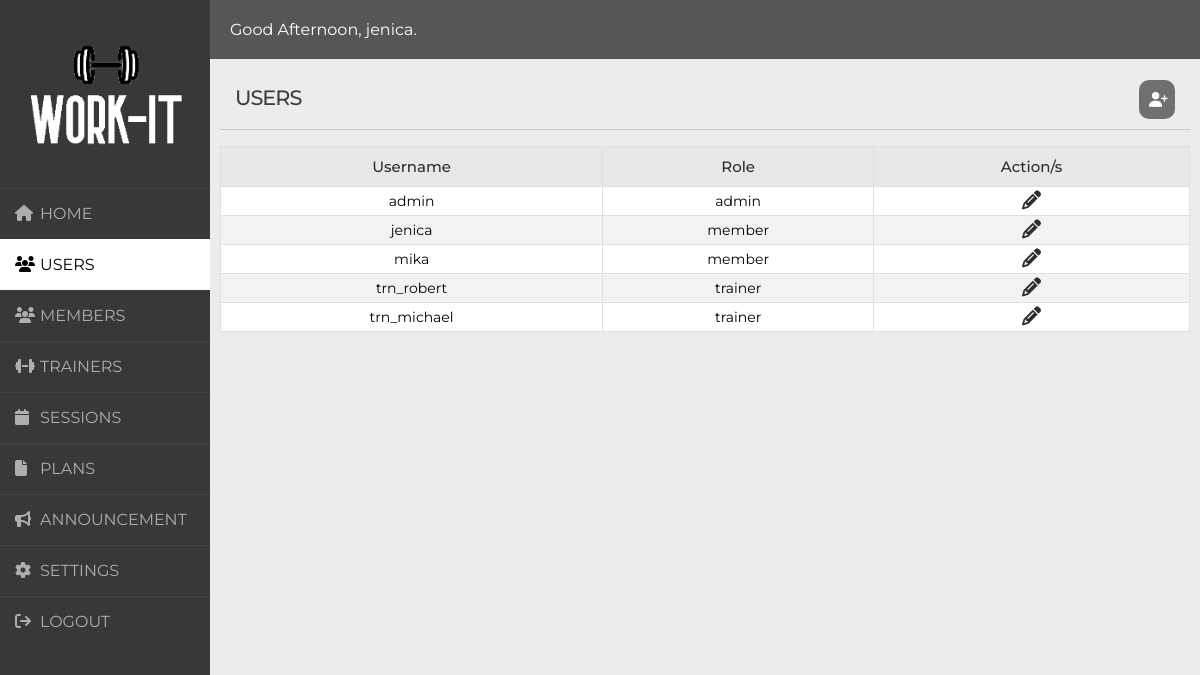
Screenshot of /admin-users.php (signed in) with the database file from the repository.
### tables this page shows
CREATE TABLE `gymacc` (
  `unique_id` varchar(10) NOT NULL,
  `username` varchar(255) NOT NULL,
  `password` varchar(255) DEFAULT '123',
  `roles` varchar(10) DEFAULT 'member'
);

### date.php (called while the page is built, shortened)
<?php
$Hour = date('G');
if ( $Hour >= 5 && $Hour <= 11 ) {
    $msg = "Good Morning, ";
} else if ( $Hour >= 12 && $Hour <= 18 ) {
    $msg = "Good Afternoon, ";
} else if ( $Hour >= 19 || $Hour <= 4 ) {
    $msg = "Good Evening, ";
}
?>

### admin-users.php (the view, shortened to what this page needs)
<?php
require 'login.php';
require 'date.php';
?>
<!DOCTYPE html>
<html>
<head>
</head>
<body>
    <div class="wrapper">
        <div class="sidebar">
            <div class="logo">
                <img src="image/logo1.png" style="width: 100%; margin-bottom: 20px;" draggable="false">
            </div>
            <ul>
                <li><a href="admin-home.php"><i class="fas fa-home"></i>HOME</a></li>
                <li id="active"><a href="admin-users.php"  id="active"><i class="fas fa-users"></i>USERS</a></li>
                <li><a href="admin-member.php"><i class="fas fa-users"></i>MEMBERS</a></li>
                <li><a href="admin-trainer.php" ><i class="fas fa-dumbbell"></i>TRAINERS</a></li>
                <li><a href="admin-sessions.php" ><i class="fas fa-calendar"></i>SESSIONS</a></li>
                <li><a href="admin-plan.php"><i class="fas fa-file"></i>PLANS</a></li>
                <li><a href="admin-announcement.php"><i class="fas fa-bullhorn"></i>ANNOUNCEMENT</a></li>
                <li><a href="admin-settings.php"><i class="fas fa-cog"></i>SETTINGS</a></li>
                <li><a href="index.php?logout=1"><i class="fas fa-sign-out"></i>LOGOUT</a></li>
            </ul>
        </div>
        <div class="main_content">
            <?php $welcomeName = $_SESSION['username']; ?>
            <div class="header"><?php echo $msg,$welcomeName; ?>.</div>
            <div class="announcement">
                <p id="title" style="margin-bottom: 20px;">USERS</p><hr>
                <a class="button" href="#popupmember"><i class="fa-solid fa-user-plus"></i></a>
                <?php
                    $query = "SELECT * FROM gymacc";
                    $result = mysqli_query($conn, $query);
                        if (mysqli_num_rows($result) > 0) {
                            echo "<table>";
                            echo "<tr>";
                                    echo "<th>Username</th>";
                                    echo "<th>Role</th>";
                                    echo "<th>Action/s</th>";
                                    echo "</tr>";
                            while($row = mysqli_fetch_assoc($result)){
                                echo "<tr>";
                                        echo "<td>$row[username]</td>";
                                        echo "<td>$row[roles]</td>";
                                        echo "<td><a href='edit-admin-users.php?unique_id=".$row['unique_id'].
                                            "&username=".$row['username']."&password=".$row['password']."&roles=".$row['roles']."'>
                                            <i class='fa fa-pencil'style='font-size:19px; color:#2e2d2d'></i>
                                            </td>";
                                        echo "</tr>";
                            }
                            echo "</table>";
                        }
                        else {
                            echo "<p id='announce'>No user/s listed</i> </p>";
                        }?>
            </div>
    </div>
</body>
</html>

### admin-users.php (style rules this page uses)
* { margin: 0; padding: 0; box-sizing: border-box; list-style: none; text-decoration: none; }
body { background-color: #f3f5f9; font-family: 'Montserrat', sans-serif; }
.wrapper { display: flex; position: relative; }
.wrapper .sidebar { width: 210px; height: 100%; background:#383838; padding: 30px 0px; position: fixed; transition: ease all .3s; }
.wrapper .sidebar ul li { padding: 15px; border-bottom: 1px solid #bdb8d7; border-bottom: 1px solid #0000000d; border-top: 1px solid #ffffff0d; }
.wrapper .sidebar ul li a { color:#afaeae; display: block; }
.wrapper .sidebar ul li a .fas { width: 25px; }
#active { background: #fff; color:#000000; border-radius: 0px; }
.wrapper .main_content { width: 100%; margin-left: 210px; }
.wrapper .main_content .header { width: 100%; display:flex; position: relative; padding: 20px; justify-content:space-between; align-items:center; background-color: #575656; color: #fff; }
.wrapper .main_content .announcement { width: 100%; background-color: #ececec; height: 90vh; padding: 10px; overflow: hidden; }
.announcement #title { margin-top: 1px; letter-spacing: -1px; padding: 15px; font-size: 1.3rem; font-weight: 500; color: #3e3c3c; }
hr { width: 100%; margin: auto; border: none; padding: 0.5px; background-color: #ccc7c7; margin-top: -1em; margin-bottom: 1em; }
.button { font-size: 15px; padding: 10px; color: #fff; border-radius: 10px; width: 3vw; text-align: center; background-color: #717070; text-decoration: none; color: #fffdfd; cursor: pointer; transition: all 0.3s ease-out; position: fixed; display: block; right: 25px; top: 80px; }
table { border-collapse: collapse; height: auto; width: 100%; }
th { background-color: #e9e8e8; color:#2e2d2d; font-size: 15px; font-weight: 500; padding: 10px; }
th, td { text-align:center; border:1px solid #dfdfdf; }
td { padding: 4px; white-space: nowrap; }
tr { background-color: #fff; font-size: 14px; }
table tr:nth-child(odd) td { background-color: #f2f2f2; }

### rows the page displays
gymacc: username "admin", roles "admin"
gymacc: username "jenica", roles "member"
gymacc: username "mika", roles "member"
gymacc: username "trn_robert", roles "trainer"
gymacc: username "trn_michael", roles "trainer"

### other values shown
$msg "Good Afternoon,"
$welcomeName "jenica"
